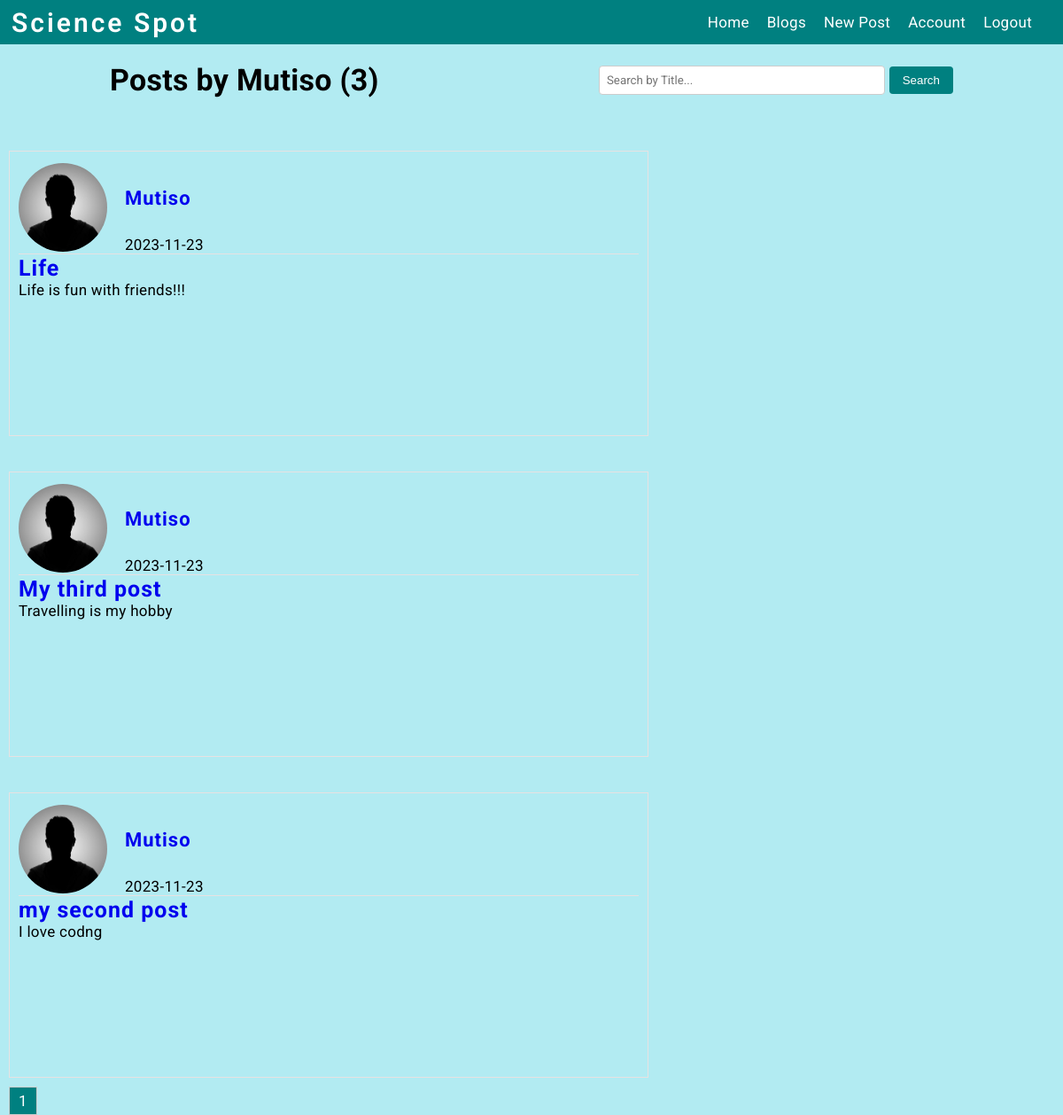
Before: /user/Mutiso (signed in) with the older database file.
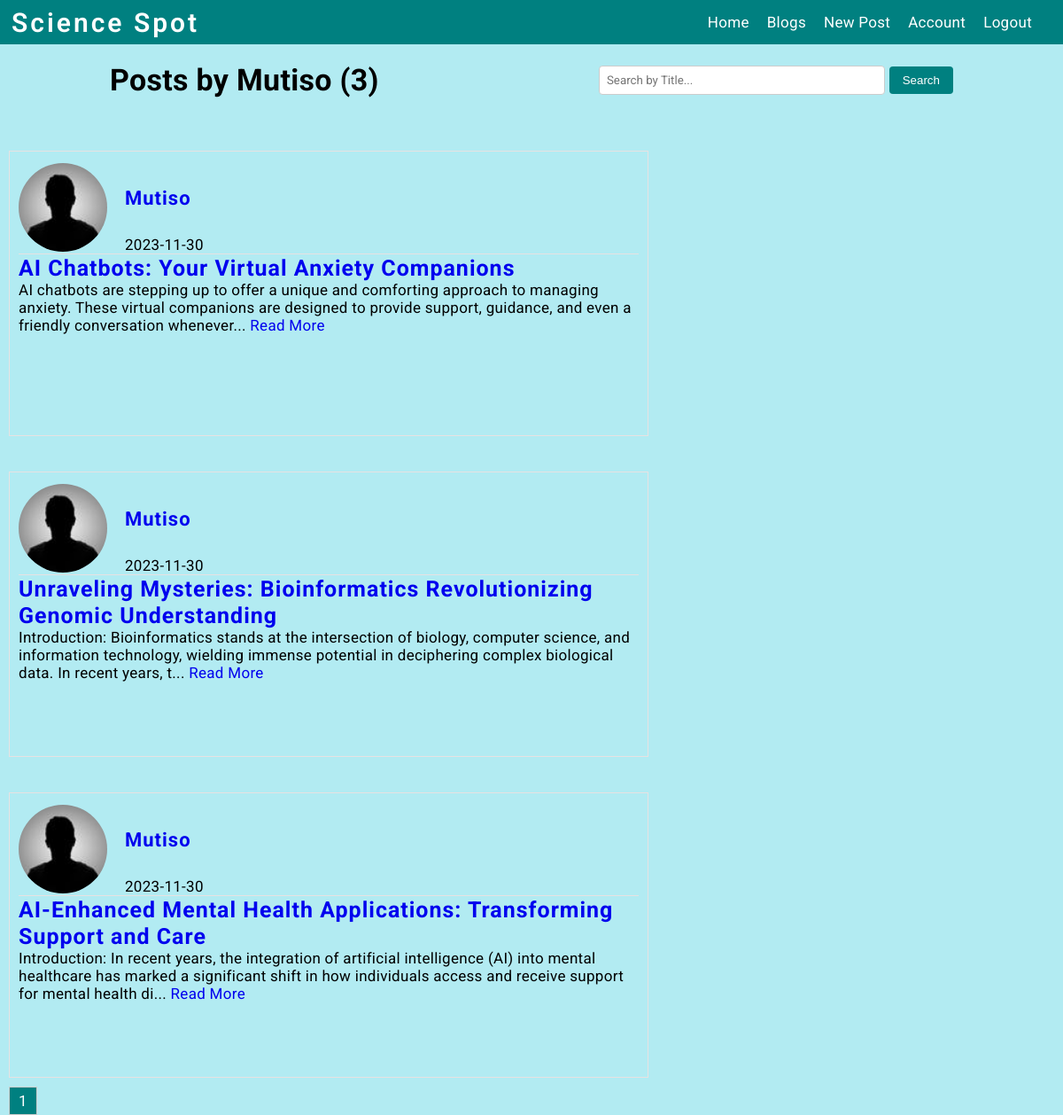
After: the same page with the newer database file.
### flaskblog/models.py (models this page shows, shortened)
class Post(db.Model):
    id = db.Column(db.Integer, primary_key=True)
    title = db.Column(db.String(100), nullable=False)
    date_posted = db.Column(db.DateTime, nullable=False, default=datetime.utcnow)
    content = db.Column(db.Text, nullable=False)
    user_id = db.Column(db.Integer, db.ForeignKey('user.id'), nullable=False)
    """How ro represent our post model"""

class User(db.Model, UserMixin):
    id = db.Column(db.Integer, primary_key=True)
    username = db.Column(db.String(20), unique=True, nullable=False)
    email = db.Column(db.String(120), unique=True, nullable=False)
    image_file = db.Column(db.String(20), nullable=False, default='default.jpg')
    password = db.Column(db.String(60), nullable=False)
    posts = db.relationship('Post', backref='author', lazy=True)
    """How ro represent our user model"""

### flaskblog/routes.py (the view)
@app.route("/user/<string:username>")
@login_required
def user_posts(username):
    page = request.args.get('page', 1, type=int)
    user = User.query.filter_by(username=username).first_or_404()
    posts = Post.query.filter_by(author=user)\
        .order_by(Post.date_posted.desc())\
        .paginate(page=page, per_page=5)
    return render_template('user_posts.html', posts=posts, user=user)

### flaskblog/models.py (called while the page is built)
@login_manager.user_loader
def load_user(user_id):
    return User.query.get(int(user_id))

### flaskblog/templates/user_posts.html
{% extends 'layout.html' %} {% block content %}
<div class="header-container">
  <h1 class="header-text">Posts by {{ user.username }} ({{ posts.total }})</h1>
  <form class="search-form" action="{{ url_for('search_results') }}" method="GET">
      <input type="text" name="query" placeholder="Search by Title...">
      <button type="submit">Search</button>
  </form>
</div>
<div class="homediv-container">
  {% for post in posts.items %}
    <div class="homediv">
      <div class="homedivdetails">
        <img class="accountimageclass" src="{{ url_for('static', filename='images/' + post.author.image_file) }}"/>
        <div class="user-details">
          <p><a href="{{ url_for('user_posts', username=post.author.username) }}">{{ post.author.username }}</a></p>
          <p>{{ post.date_posted.strftime('%Y-%m-%d') }}</p>
        </div>
      </div>
      <hr class="custom-hr">
      <div>
        <p><h2><a href="{{ url_for('post', post_id=post.id) }}" class="teal-title">{{ post.title }}</a></h2></p>
        <p>{{ post.content[:200] }}{% if post.content|length > 200 %}... <a href="{{ url_for('post', post_id=post.id) }}">Read More</a>{% endif %}</p>
      </div>
    </div>
  {% endfor %}
</div>
<div class="pagination">
  {% for page_num in posts.iter_pages(left_edge=1, right_edge=1, left_current=1, right_current=2) %}
    {% if page_num %}
      {% if posts.page == page_num %}
        <a href="{{ url_for('blogs', page=page_num) }}" class="current-page">{{ page_num }}</a>
      {% else %}
        <a href="{{ url_for('blogs', page=page_num) }}">{{ page_num }}</a>
      {% endif %}
    {% else %}
      <span class="ellipsis">...</span>
    {% endif %}
  {% endfor %}
</div>
{% endblock content %}

Changed rows visible on the page:
removed Post: image_file (placeholder picture), author.username "Mutiso", date_posted "2023-11-23", title "Life", content "Life is fun with friends!!!"
removed Post: image_file (placeholder picture), author.username "Mutiso", date_posted "2023-11-23", title "My third post", content "Travelling is my hobby"
removed Post: image_file (placeholder picture), author.username "Mutiso", date_posted "2023-11-23", title "my second post", content "I love codng"
added Post: image_file (picture), author.username "Mutiso", date_posted "2023-11-30", title "AI Chatbots: Your Virtual Anxiety Companions", content "AI chatbots are stepping up to offer a unique and comforting approach to managing anxiety. These virtual companions are designed to provide support, guidance, and even a friendly conversation whenever"
added Post: image_file (picture), author.username "Mutiso", date_posted "2023-11-30", title "Unraveling Mysteries: Bioinformatics Revolutionizing Genomic Understanding", content "Introduction: Bioinformatics stands at the intersection of biology, computer science, and information technology, wielding immense potential in deciphering complex biological data. In recent years, t"
added Post: image_file (picture), author.username "Mutiso", date_posted "2023-11-30", title "AI-Enhanced Mental Health Applications: Transforming Support and Care", content "Introduction: In recent years, the integration of artificial intelligence (AI) into mental healthcare has marked a significant shift in how individuals access and receive support for mental health di"
